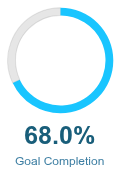

This figure's Python source:
from bokeh.plotting import figure, show
from bokeh.models import Div, Column
import numpy as np
from bokeh_rocks import save_plot
# KPI values
percent = 0.68  # 68%
main_value = str(percent*100)+"%"
label = "Goal Completion"

# Draw arc for radial progress
p = figure(width=120, height=120, x_range=(-1,1), y_range=(-1,1),
           toolbar_location=None, outline_line_color=None, min_border=0, tools='')
p.annular_wedge(
    0, 0, 0.88, 0.75,
    start_angle=np.pi/2, end_angle=np.pi/2 - 2*np.pi*percent, direction="anticlock",
    color="grey", alpha=0.2, line_color="grey"
)
p.annular_wedge(
    0, 0, 0.88, 0.75,
    start_angle=np.pi/2 - 2*np.pi*percent, end_angle=np.pi/2 - 2*np.pi*1.0, direction="anticlock",
    color="deepskyblue", alpha=0.9, line_color=None
)
p.axis.visible = False
p.xgrid.visible = False
p.ygrid.visible = False

# Overlay the main value using a Bokeh Div
kpi_radial = Div(text=f"""<br><br><br><br><br>
<div style="text-align:center; margin-top:-94px;margin-left:10px; margin-bottom:10px;">
  <div style="font-size:2.1em; font-weight:900; color:#195e7a;">{main_value}</div>
  <div style="font-size:1em; color:#3e7fa3;">{label}</div>
</div>
""")
lay = Column(p, kpi_radial)
show(lay)
save_plot(lay, "output/kpi_04")
